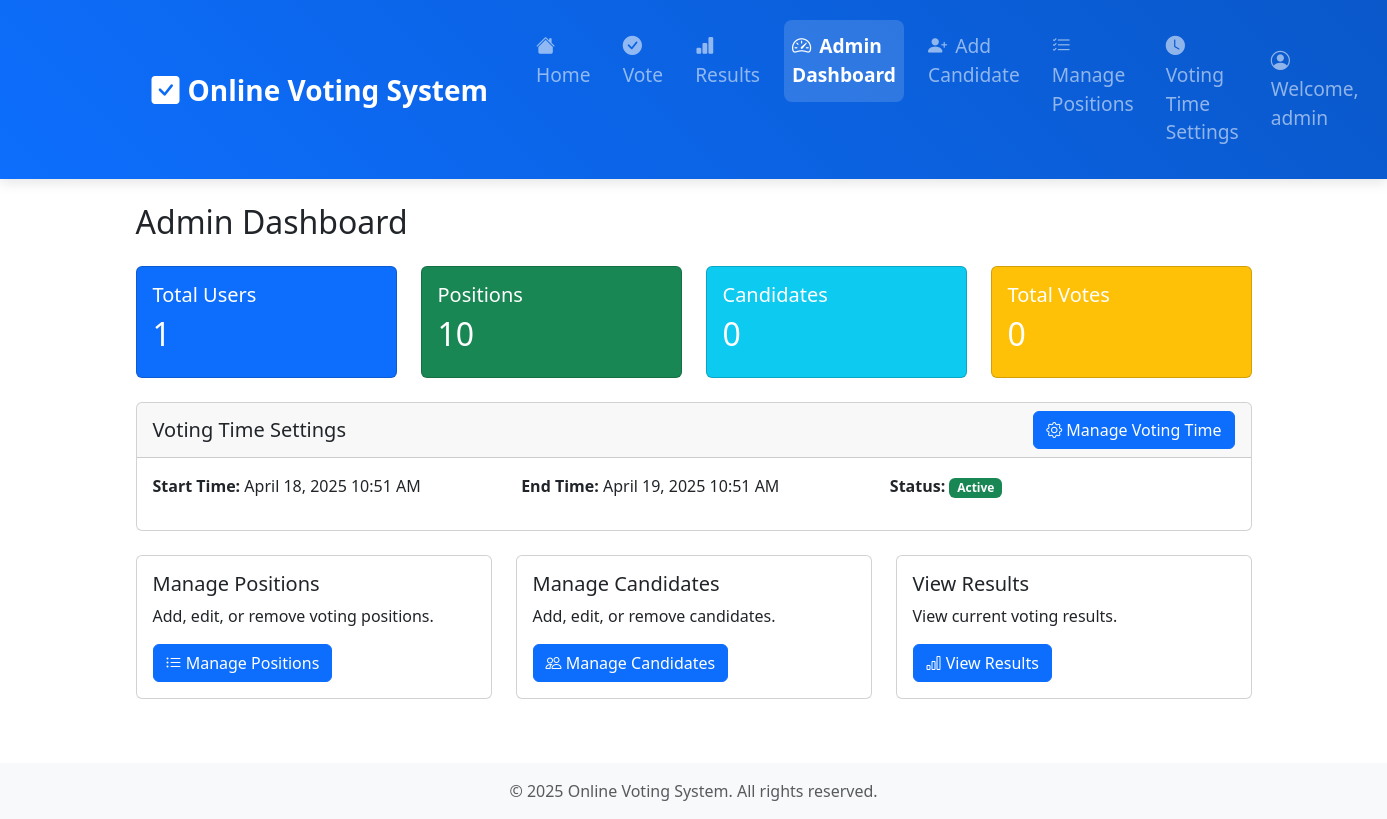
The app's page /admin/admin_dashboard.php (signed in) with its own data.
### tables this page shows
CREATE TABLE IF NOT EXISTS voting_settings (
    id INT PRIMARY KEY AUTO_INCREMENT,
    start_time DATETIME NOT NULL,
    end_time DATETIME NOT NULL,
    is_active BOOLEAN DEFAULT TRUE,
    created_at TIMESTAMP DEFAULT CURRENT_TIMESTAMP,
    updated_at TIMESTAMP DEFAULT CURRENT_TIMESTAMP ON UPDATE CURRENT_TIMESTAMP
);

### admin/admin_dashboard.php (the view, shortened to what this page needs)
<?php
require_once '../includes/header.php';
$conn = getDBConnection();
$users_count = $conn->query("SELECT COUNT(*) as count FROM users")->fetch_assoc()['count'];
$positions_count = $conn->query("SELECT COUNT(*) as count FROM positions")->fetch_assoc()['count'];
$candidates_count = $conn->query("SELECT COUNT(*) as count FROM candidates")->fetch_assoc()['count'];
$votes_count = $conn->query("SELECT COUNT(*) as count FROM votes")->fetch_assoc()['count'];
$settings_result = $conn->query("SELECT * FROM voting_settings ORDER BY id DESC LIMIT 1");
$settings = $settings_result ? $settings_result->fetch_assoc() : null;
?>
<div class="container">
    <div class="row">
        <div class="col-md-12">
            <h2 class="mb-4">Admin Dashboard</h2>
        </div>
    </div>
    <div class="row mb-4">
        <div class="col-md-3">
            <div class="card bg-primary text-white">
                <div class="card-body">
                    <h5 class="card-title">Total Users</h5>
                    <h2><?php echo $users_count; ?></h2>
                </div>
            </div>
        </div>
        <div class="col-md-3">
            <div class="card bg-success text-white">
                <div class="card-body">
                    <h5 class="card-title">Positions</h5>
                    <h2><?php echo $positions_count; ?></h2>
                </div>
            </div>
        </div>
        <div class="col-md-3">
            <div class="card bg-info text-white">
                <div class="card-body">
                    <h5 class="card-title">Candidates</h5>
                    <h2><?php echo $candidates_count; ?></h2>
                </div>
            </div>
        </div>
        <div class="col-md-3">
            <div class="card bg-warning text-white">
                <div class="card-body">
                    <h5 class="card-title">Total Votes</h5>
                    <h2><?php echo $votes_count; ?></h2>
                </div>
            </div>
        </div>
    </div>
    <div class="row mb-4">
        <div class="col-md-12">
            <div class="card">
                <div class="card-header d-flex justify-content-between align-items-center">
                    <h5 class="mb-0">Voting Time Settings</h5>
                    <a href="voting_time.php" class="btn btn-primary">
                        <i class="bi bi-gear"></i> Manage Voting Time
                    </a>
                </div>
                <div class="card-body">
                    <?php if ($settings): ?>
                        <div class="row">
                            <div class="col-md-4">
                                <p><strong>Start Time:</strong> <?php echo date('F j, Y g:i A', strtotime($settings['start_time'])); ?></p>
                            </div>
                            <div class="col-md-4">
                                <p><strong>End Time:</strong> <?php echo date('F j, Y g:i A', strtotime($settings['end_time'])); ?></p>
                            </div>
                            <div class="col-md-4">
                                <p><strong>Status:</strong>
                                    <span class="badge <?php echo $settings['is_active'] ? 'bg-success' : 'bg-danger'; ?>">
                                        <?php echo $settings['is_active'] ? 'Active' : 'Inactive'; ?>
                                    </span>
                                </p>
                            </div>
                        </div>
                    <?php endif; ?>
                </div>
            </div>
        </div>
    </div>
    <div class="row">
        <div class="col-md-4 mb-3">
            <div class="card">
                <div class="card-body">
                    <h5 class="card-title">Manage Positions</h5>
                    <p class="card-text">Add, edit, or remove voting positions.</p>
                    <a href="manage_positions.php" class="btn btn-primary">
                        <i class="bi bi-list-ul"></i> Manage Positions
                    </a>
                </div>
            </div>
        </div>
        <div class="col-md-4 mb-3">
            <div class="card">
                <div class="card-body">
                    <h5 class="card-title">Manage Candidates</h5>
                    <p class="card-text">Add, edit, or remove candidates.</p>
                    <a href="manage_candidates.php" class="btn btn-primary">
                        <i class="bi bi-people"></i> Manage Candidates
                    </a>
                </div>
            </div>
        </div>
        <div class="col-md-4 mb-3">
            <div class="card">
                <div class="card-body">
                    <h5 class="card-title">View Results</h5>
                    <p class="card-text">View current voting results.</p>
                    <a href="results.php" class="btn btn-primary">
                        <i class="bi bi-bar-chart"></i> View Results
                    </a>
                </div>
            </div>
        </div>
    </div>
</div>
<?php require_once '../includes/footer.php'; ?>

### assets/css/style.css (style rules this page uses)
body { min-height: 100vh; display: flex; flex-direction: column; }

### records on screen
voting_settings: start_time "April 18, 2025 10:51 AM", end_time "April 19, 2025 10:51 AM"

### other values on screen
SITE_NAME "Online Voting System"
$_SESSION['username'] "admin"
$users_count "1"
$positions_count "10"
$candidates_count "0"
$votes_count "0"
